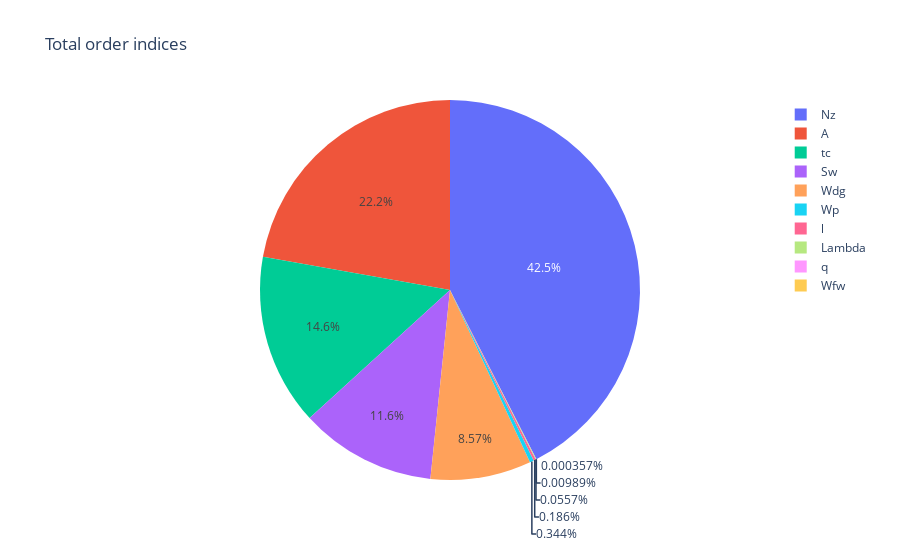

Write notebook code for a chart like this one.
### Code cell
from openturns.viewer import View
import numpy as np
sobol_indices = ot.SobolIndicesAlgorithm(chaos_result.getDistribution(), 1000, chaos_result.getMetaModel())
total_sobol_indices = sobol_indices.getTotalOrderIndices()
#sobol_indices.DrawImportanceFactors(total_sobol_indices, nom_sources, 'Total order indices')
fig = px.pie(values=np.array(total_sobol_indices), names=nom_sources_list, title='Total order indices')
fig.show()

### Figure 1 — Plotly figure (JSON) as saved in the notebook; plotly's stock layout.template omitted (floating-point values rounded to 4 significant figures)
{"data": [{"domain": {"x": [0, 1], "y": [0, 1]}, "hovertemplate": "label=%{label}<br>value=%{value}<extra></extra>", "labels": ["Sw", "Wfw", "A", "Lambda", "q", "l", "tc", "Nz", "Wdg", "Wp"], "legendgroup": "", "name": "", "showlegend": true, "type": "pie", "values": [0.1166, 3.593e-06, 0.2236, 0.0005608, 9.958e-05, 0.001872, 0.1466, 0.4278, 0.08625, 0.003464]}], "layout": {"legend": {"tracegroupgap": 0}, "title": {"text": "Total order indices"}}}
